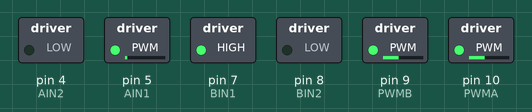
A sketch run on a simulated Arduino Uno, built with avr-gcc and run on an emulated ATmega328P. Shown: switched loads named in the sketch (green lamp = pin HIGH).

Above: at 0.05 s.
At 1.5 s:
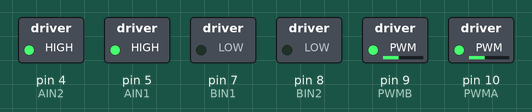
At 3.0 s:
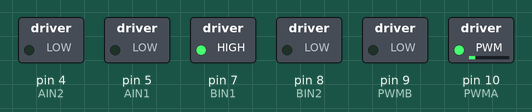
Timing chart, 0 to 6.9 s (numbered marks = the images above):
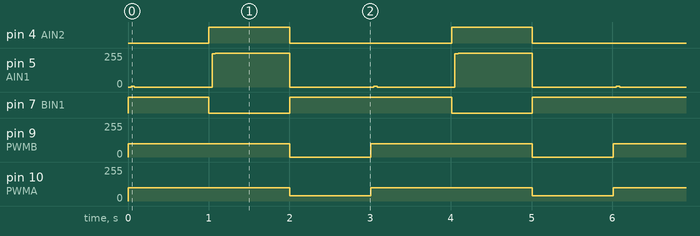

The sketch:

Prueba_Motores.ino
```cpp
#define PWMA 10
#define AIN2 4
#define AIN1 5
#define PWMB 9
#define BIN2 8
#define BIN1 7


void setup() {
  pinMode(PWMA,OUTPUT);
  pinMode(AIN2,OUTPUT);
  pinMode(AIN1,OUTPUT);
  pinMode(PWMB,OUTPUT);
  pinMode(BIN1,OUTPUT);
  pinMode(BIN2,OUTPUT);
}

void loop() {

  //Prueba hacia adelante
  for (int i = 5;i < 100; i++){
      analogWrite(PWMA,i);
      digitalWrite(AIN1,HIGH);
      digitalWrite(AIN2,LOW);
      digitalWrite(BIN1,HIGH);
      digitalWrite(AIN1,LOW);
      analogWrite(PWMB,i);
  }

  delay(1000);

  //Prueba hacia atras
  for (int i = 5;i < 100; i++){
      analogWrite(PWMA,i);
      digitalWrite(AIN1,LOW);
      digitalWrite(AIN2,HIGH);
      digitalWrite(BIN1,LOW);
      digitalWrite(AIN1,HIGH);
      analogWrite(PWMB,i);
  }

  delay(1000);

  //Pruebas de motores solos

  analogWrite(PWMA,40);
  digitalWrite(AIN1,HIGH);
  digitalWrite(AIN2,LOW);
  digitalWrite(BIN1,HIGH);
  digitalWrite(AIN1,LOW);
  analogWrite(PWMB,0);

  delay(1000);

  analogWrite(PWMA,0);
  digitalWrite(AIN1,HIGH);
  digitalWrite(AIN2,LOW);
  digitalWrite(BIN1,HIGH);
  digitalWrite(AIN1,LOW);
  analogWrite(PWMB,40);

}
```

Measured:
- by itself, pin 4 (AIN2): alternates HIGH for 1.0 s and LOW for 2.0 s
- by itself, pin 5 (AIN1): repeats every 3.0 s: 0/255 0.96 s, 249/255 0.04 s, 255/255 0.92 s, 0/255 1.0 s, 7/255 0.04 s
- by itself, pin 7 (BIN1): repeats every 3.0 s: LOW 1.0 s, HIGH 2.0 s
- by itself, pin 9 (PWMB): alternates 99/255 for 2.0 s and 0/255 for 1.0 s
- by itself, pin 10 (PWMA): alternates 99/255 for 2.0 s and 40/255 for 1.0 s
